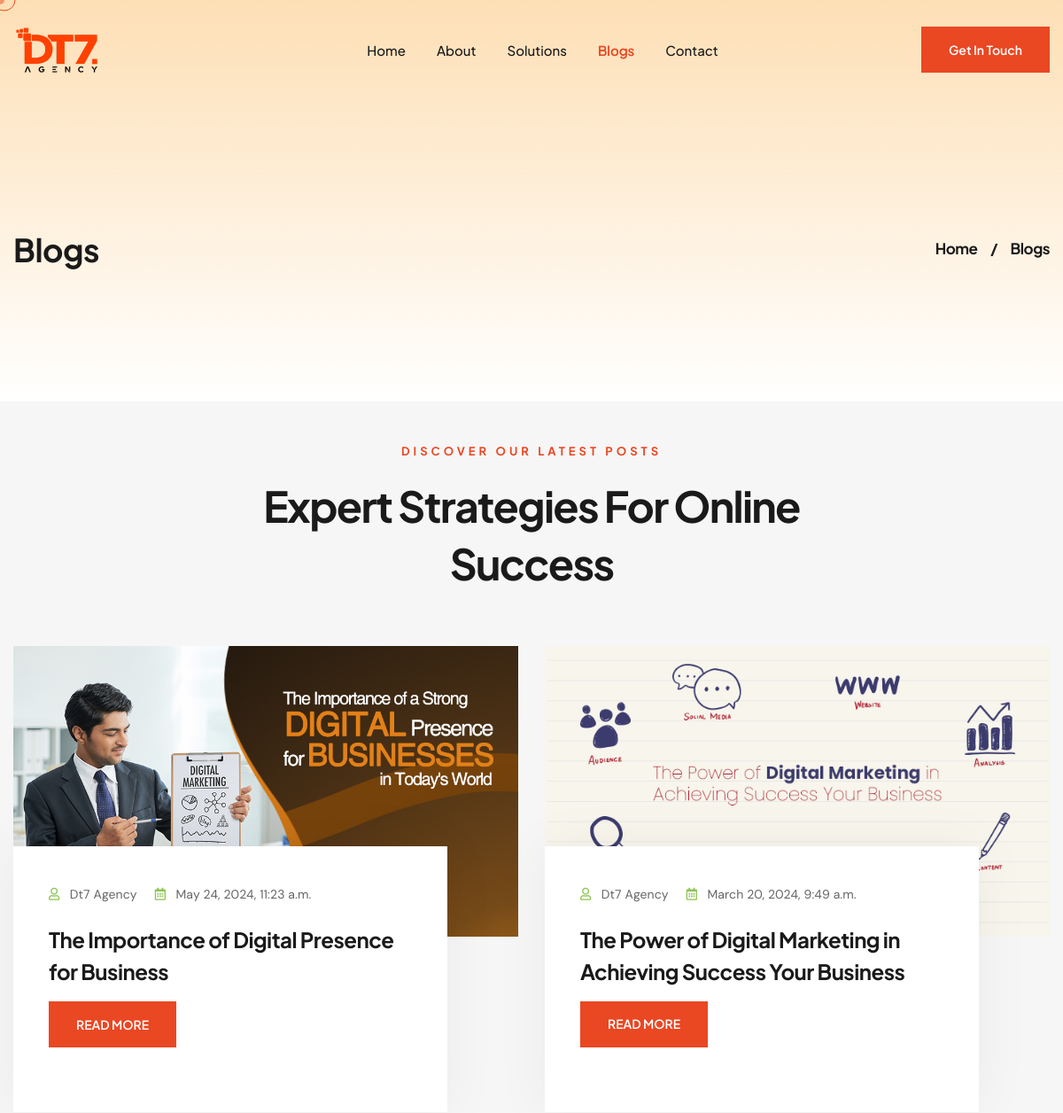
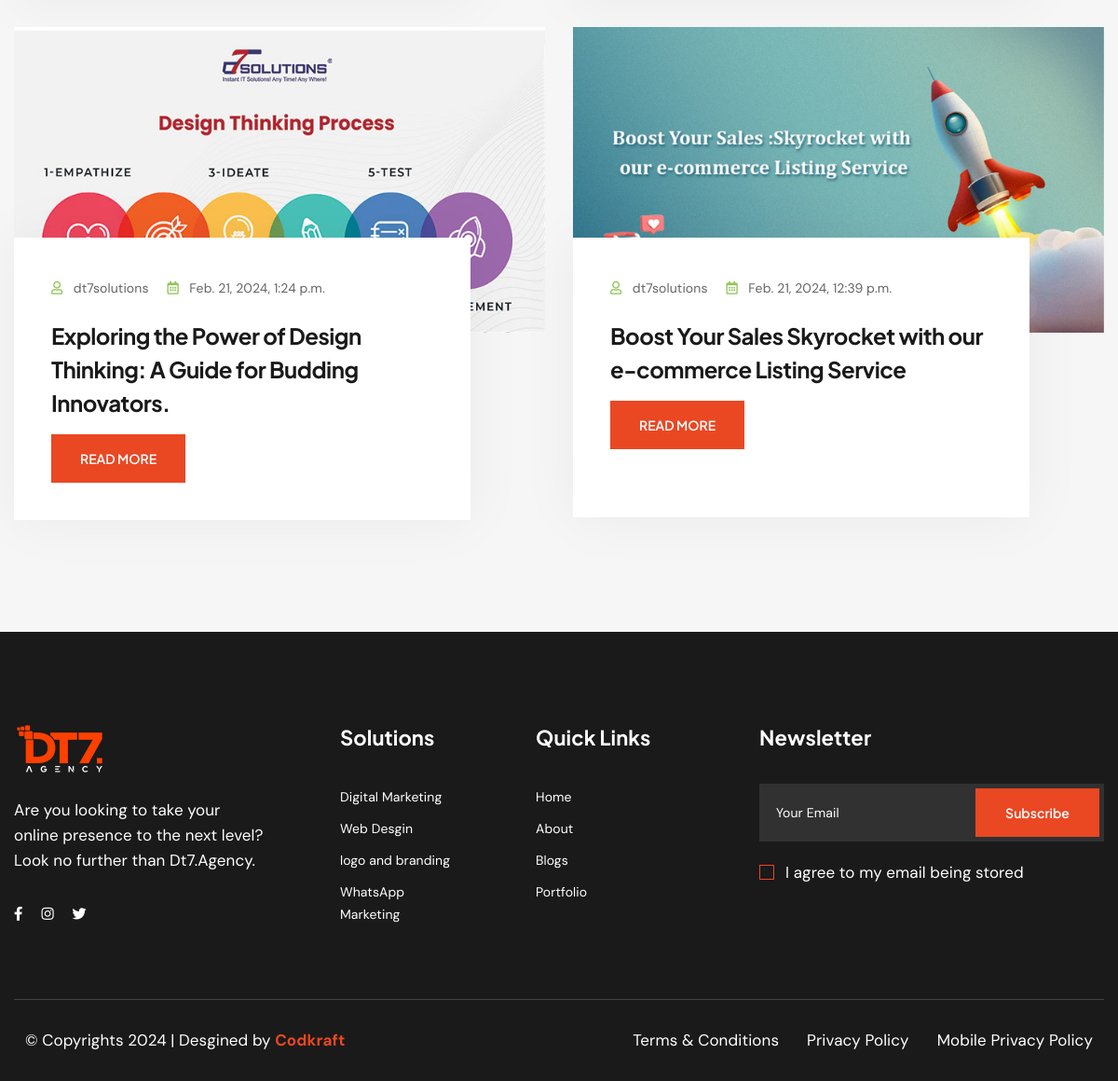
Screenshot of /blog/ with the database file from the repository (2 pictures, top to bottom).
### DT7App/models.py (models this page shows, shortened)
class BlogPost(models.Model):
    Id = models.AutoField(primary_key=True)
    Category = models.ForeignKey(Category,on_delete=models.CASCADE,related_name='categories')
    Title =  models.CharField(max_length=225,default="title")
    Image1 = models.ImageField(upload_to='uploads/')
    Body = RichTextField(blank=True,null=True)
    Sluglink = models.CharField(max_length=200 ,blank=True,null=True)
    Tags = models.CharField(max_length=100 )
    CreatedName =  models.CharField(max_length=100)
    Create_at = models.DateTimeField(default=datetime.now)
    status = models.IntegerField(choices=STATUS, default=0)
    class Meta:
        ordering = ['-Create_at']

### DT7App/views.py (the view)
# urls.py: path('blog/', Blog , name='blog'),
def Blog(request):
    blog = BlogPost.objects.filter().order_by('-Id')
    paginator = Paginator(blog, 9)
    page = request.GET.get('page')
    posts = paginator.get_page(page)
    return render(request, 'uifiles/blog.html',{'blog':posts,'posts':posts,'page':page,'navbar':'Blog'})

### templates/uifiles/blog.html (shortened to what this page needs)
{% extends 'uifiles/subase.html' %}
{% load static %}
{% block content %}
    <div class="page-wrapper">
        <section class="page-header">
            <div class="container">
                <div class="page-header__content">
                    <h2 class="page-header__title wow animated fadeInLeft" data-wow-delay="0.1s" data-wow-duration="1500ms">Blogs</h2>
                    <ul class="digihub-breadcrumb">
                        <li><a href="index.html">Home</a></li>
                        <li>/</li>
                        <li><span>Blogs</span></li>
                    </ul>
                </div>
            </div>
        </section>
         <section class="blog-one pt-5">
            <div class="container">
                <div class="blog-one__sec-title sec-title wow animated fadeIn" data-wow-delay="0.1s" data-wow-duration="1500ms">
                    <p class="sec-title__top">Discover Our Latest Posts</p>
                    <h2 class="blog-one__heading sec-title__heading">Expert Strategies for Online Success</h2>
                </div>
                <div class="row">
                    {% for blogitem in blog %}
                    <div class="col-xl-6 col-md-6 wow animated fadeInUp" data-wow-delay="0.1s" data-wow-duration="1500ms">
                        <div class="blog-page__blog">
                            <div class="blog-page__blog-img-box">
                                <img src="/media/{{blogitem.Image1}}" alt="blog" class="blog-page__blog-img">
                            </div>
                            <div class="blog-page__blog-content">
                                <ul class="blog-page__blog-info">
                                    <li>
                                        <i class="far fa-user"></i>
                                        <span>{{blogitem.CreatedName}}</span>
                                    </li>
                                    <li>
                                        <i class="far fa-calendar-alt"></i>
                                        <span>{{blogitem.Create_at}}</span>
                                    </li>
                                </ul>
                                <a href="/blog/{{blogitem.Sluglink}}" class="blog-page__blog-title mb-3">{{blogitem.Title}} </a>
                                <a href="/blog/{{blogitem.Sluglink}}" class="blog-page__blog-btn digihub-btn digihub-btn--secondary">READ MORE </a>
                            </div>
                        </div>
                    </div>
                    {% endfor %}
                </div>
            </div>
        </section>
{% endblock %}

### rows the page displays
BlogPost: Image1 (picture), CreatedName "Dt7 Agency", Create_at "May 24, 2024, 11:23 a.m.", Title "The Importance of Digital Presence for Business"
BlogPost: Image1 (picture), CreatedName "Dt7 Agency", Create_at "March 20, 2024, 9:49 a.m.", Title "The Power of Digital Marketing in Achieving Success Your Business"
BlogPost: Image1 (picture), CreatedName "dt7solutions", Create_at "Feb. 21, 2024, 1:24 p.m.", Title "Exploring the Power of Design Thinking: A Guide for Budding Innovators."
BlogPost: Image1 (picture), CreatedName "dt7solutions", Create_at "Feb. 21, 2024, 12:39 p.m.", Title "Boost Your Sales Skyrocket with our e-commerce Listing Service"
